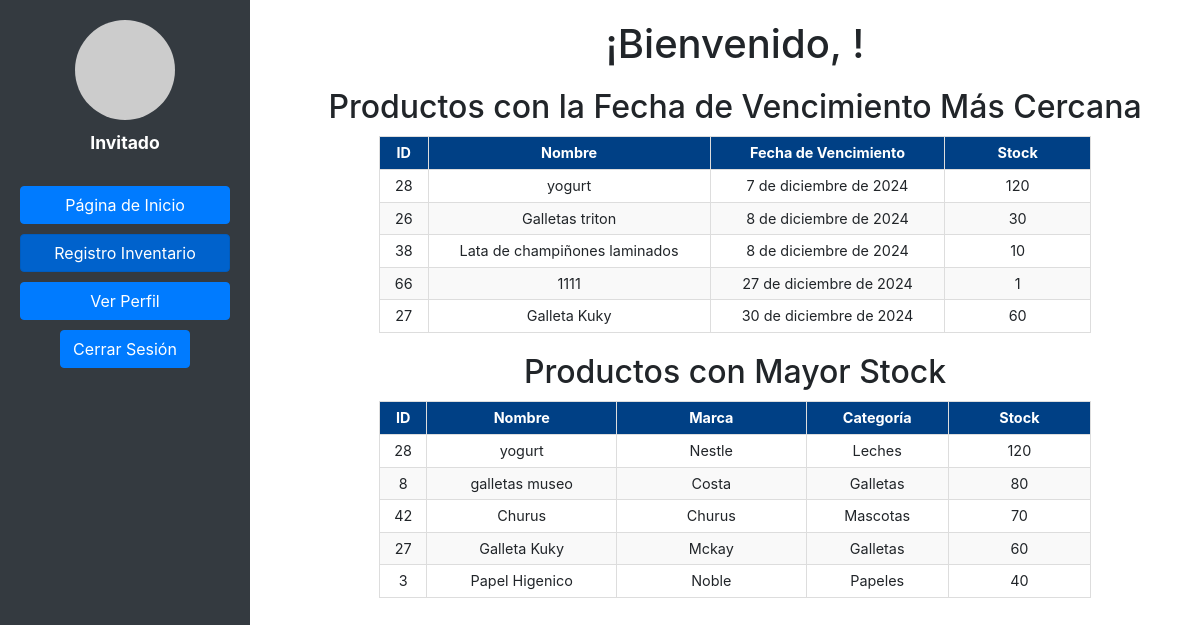
/adminpage/, run on an earlier commit of the app's database.
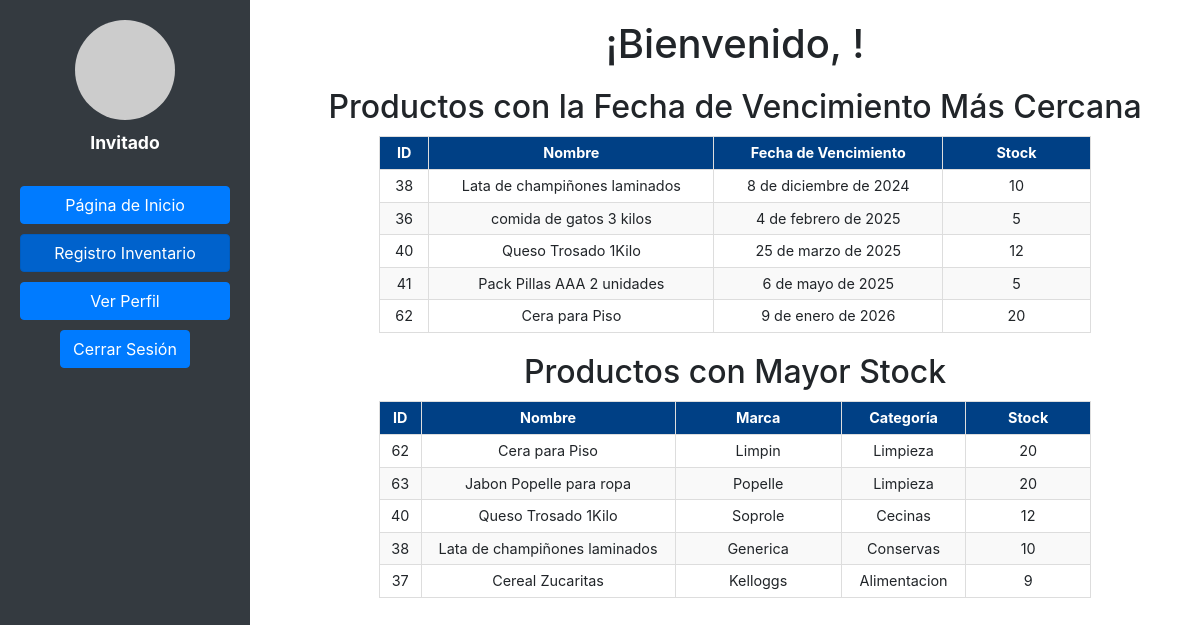
And on a later commit of the database.
### pagina/models.py (models this page shows, shortened)
class Producto(models.Model):
    nombre = models.CharField(max_length=100)
    precio = models.DecimalField(max_digits=10, decimal_places=4)
    stock = models.IntegerField()
    descripcion = models.TextField()
    marca = models.ForeignKey(Marca, on_delete=models.CASCADE)
    categoria = models.ForeignKey(Categoria, null=True, blank=True, on_delete=models.SET_NULL)
    fecha_vencimiento = models.DateField(default=timezone.now)

class Marca(models.Model):
    nombre = models.CharField(max_length=100)
    def __str__(self):
        return self.nombre

class Categoria(models.Model):
    nombre = models.CharField(max_length=100)
    def __str__(self):
        return self.nombre

### pagina/views.py (the view)
# urls.py: path('adminpage/', adminpage, name='adminpage'),
def adminpage(request):
    productos_mayor_stock = Producto.objects.order_by('-stock')[:5]
    productos_vencimiento = Producto.objects.filter(
        fecha_vencimiento__gte=now()
    ).order_by('fecha_vencimiento')[:5]
    return render(request, 'adminpage.html', {
        'productos_mayor_stock': productos_mayor_stock,
        'productos_vencimiento': productos_vencimiento,
    })

### pagina/templates/adminpage.html (shortened to what this page needs)
<!DOCTYPE html>
<html lang="es">
<head>
    {% load static %}
    <link rel="stylesheet" href="{% static 'css/lateral.css' %}">
    <link href="https://stackpath.bootstrapcdn.com/bootstrap/4.5.2/css/bootstrap.min.css" rel="stylesheet">
</head>
<body>
    <div class="sidebar">
        <div class="perfil">
            <div class="perfil-imagen"></div>
            <p>
                {% if user.is_authenticated %}
                    <strong>{{ user.username }}</strong>
                {% else %}
                    Invitado
                {% endif %}
            </p>
        </div>
        <ul>
            <li><a href="{% url 'adminpage' %}" class="btn btn-primary btn-block">Página de Inicio</a></li>
            <li><a href="{% url 'vendedor' %}" class="btn btn-primary btn-block active">Registro Inventario</a></li>
            <li><a href="{% url 'verPerfil' %}" class="btn btn-primary btn-block">Ver Perfil</a></li>
            <li>
                <form action="{% url 'logout' %}" method="post">
                    <button type="submit" class="btn btn-primary btn-block">Cerrar Sesión</button>
                </form>
            </li>
        </ul>
    </div>
    <div class="main-content">
        <h1>¡Bienvenido, {{ user.username }}!</h1>
        <div class="section">
            <h2>Productos con la Fecha de Vencimiento Más Cercana</h2>
            <table id="productos-vencimiento-table">
                <thead>
                    <tr>
                        <th>ID</th>
                        <th>Nombre</th>
                        <th>Fecha de Vencimiento</th>
                        <th>Stock</th>
                    </tr>
                </thead>
                <tbody>
                    {% for producto in productos_vencimiento %}
                        <tr>
                            <td>{{ producto.id }}</td>
                            <td>{{ producto.nombre }}</td>
                            <td>{{ producto.fecha_vencimiento }}</td>
                            <td>{{ producto.stock }}</td>
                        </tr>
                    {% empty %}
                        <tr>
                            <td colspan="4">No hay productos con fecha de vencimiento cercana.</td>
                        </tr>
                    {% endfor %}
                </tbody>
            </table>
        </div>
        <div class="section">
            <h2>Productos con Mayor Stock</h2>
            <table id="productos-stock-table">
                <thead>
                    <tr>
                        <th>ID</th>
                        <th>Nombre</th>
                        <th>Marca</th>
                        <th>Categoría</th>
                        <th>Stock</th>
                    </tr>
                </thead>
                <tbody>
                    {% for producto in productos_mayor_stock %}
                        <tr>
                            <td>{{ producto.id }}</td>
                            <td>{{ producto.nombre }}</td>
                            <td>{{ producto.marca }}</td>
                            <td>{{ producto.categoria }}</td>
                            <td>{{ producto.stock }}</td>
                        </tr>
                    {% empty %}
                        <tr>
                            <td colspan="5">No hay productos con alto stock.</td>
                        </tr>
                    {% endfor %}
                </tbody>
            </table>
        </div>
    </div>
</body>
</html>

What changed in the data, as far as the page shows it:
removed Producto: id "28", nombre "yogurt", fecha_vencimiento "7 de diciembre de 2024", stock "120", marca "Nestle", categoria "Leches"
removed Producto: id "26", nombre "Galletas triton", fecha_vencimiento "8 de diciembre de 2024", stock "30", shown under "Productos con la Fecha de Vencimiento Más Cercana"
removed Producto: id "66", nombre "1111", fecha_vencimiento "27 de diciembre de 2024", stock "1", shown under "Productos con la Fecha de Vencimiento Más Cercana"
removed Producto: id "27", nombre "Galleta Kuky", fecha_vencimiento "30 de diciembre de 2024", stock "60", marca "Mckay", categoria "Galletas"
removed Producto: id "8", nombre "galletas museo", marca "Costa", categoria "Galletas", stock "80", shown under "Productos con Mayor Stock"
removed Producto: id "42", nombre "Churus", marca "Churus", categoria "Mascotas", stock "70", shown under "Productos con Mayor Stock"
removed Producto: id "3", nombre "Papel Higenico", marca "Noble", categoria "Papeles", stock "40", shown under "Productos con Mayor Stock"
now on one of the page's lists (row unchanged): Producto: id "38", nombre "Lata de champiñones laminados", marca "Generica", categoria "Conservas", stock "10"
now on this page (row unchanged): Producto: id "36", nombre "comida de gatos 3 kilos", fecha_vencimiento "4 de febrero de 2025", stock "5", shown under "Productos con la Fecha de Vencimiento Más Cercana"
now on this page (row unchanged): Producto: id "40", nombre "Queso Trosado 1Kilo", fecha_vencimiento "25 de marzo de 2025", stock "12", marca "Soprole", categoria "Cecinas"
now on this page (row unchanged): Producto: id "41", nombre "Pack Pillas AAA 2 unidades", fecha_vencimiento "6 de mayo de 2025", stock "5", shown under "Productos con la Fecha de Vencimiento Más Cercana"
now on this page (row unchanged): Producto: id "62", nombre "Cera para Piso", fecha_vencimiento "9 de enero de 2026", stock "20", marca "Limpin", categoria "Limpieza"
now on this page (row unchanged): Producto: id "63", nombre "Jabon Popelle para ropa", marca "Popelle", categoria "Limpieza", stock "20", shown under "Productos con Mayor Stock"
now on this page (row unchanged): Producto: id "37", nombre "Cereal Zucaritas", marca "Kelloggs", categoria "Alimentacion", stock "9", shown under "Productos con Mayor Stock"
